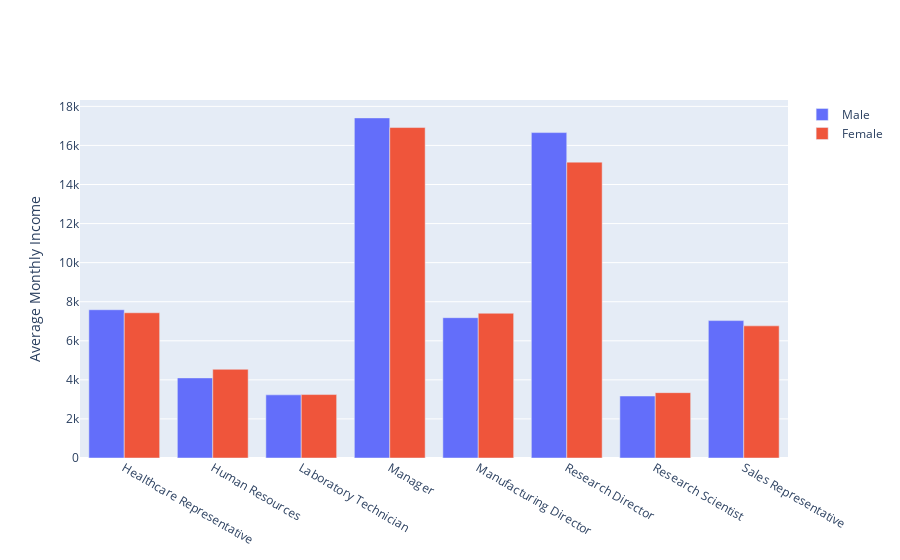

The notebook cell saved with this chart:
### Code cell
# 同一工作角色，男性女性月收入比较
import plotly.graph_objects as go
x = ["Healthcare Representative", "Human Resources", "Laboratory Technician", "Manager", "Manufacturing Director", "Research Director", "Research Scientist","Sales Representative"]
fig = go.Figure(data=[
    go.Bar(name='Male', x=x, y=list(data[data["Gender"] == 1].groupby("JobRole").agg('mean')["MonthlyIncome"].values)),
    go.Bar(name='Female', x=x, y=list(data[data["Gender"] == 0].groupby("JobRole").agg('mean')["MonthlyIncome"].values))
])
# Change the bar mode
fig.update_layout(barmode='group',yaxis=dict(title='Average Monthly Income'))
fig.show()

### Figure 1 — Plotly figure (JSON) as saved in the notebook; plotly's stock layout.template omitted (floating-point values rounded to 4 significant figures)
{"data": [{"name": "Male", "type": "bar", "x": ["Healthcare Representative", "Human Resources", "Laboratory Technician", "Manager", "Manufacturing Director", "Research Director", "Research Scientist", "Sales Representative"], "y": [7589.0, 4100.0, 3232.0, 17410.0, 7183.0, 16660.0, 3173.0, 7033.0, 2587.0]}, {"name": "Female", "type": "bar", "x": ["Healthcare Representative", "Human Resources", "Laboratory Technician", "Manager", "Manufacturing Director", "Research Director", "Research Scientist", "Sales Representative"], "y": [7434.0, 4541.0, 3247.0, 16920.0, 7409.0, 15140.0, 3344.0, 6764.0, 2672.0]}], "layout": {"barmode": "group", "yaxis": {"title": {"text": "Average Monthly Income"}}}}
